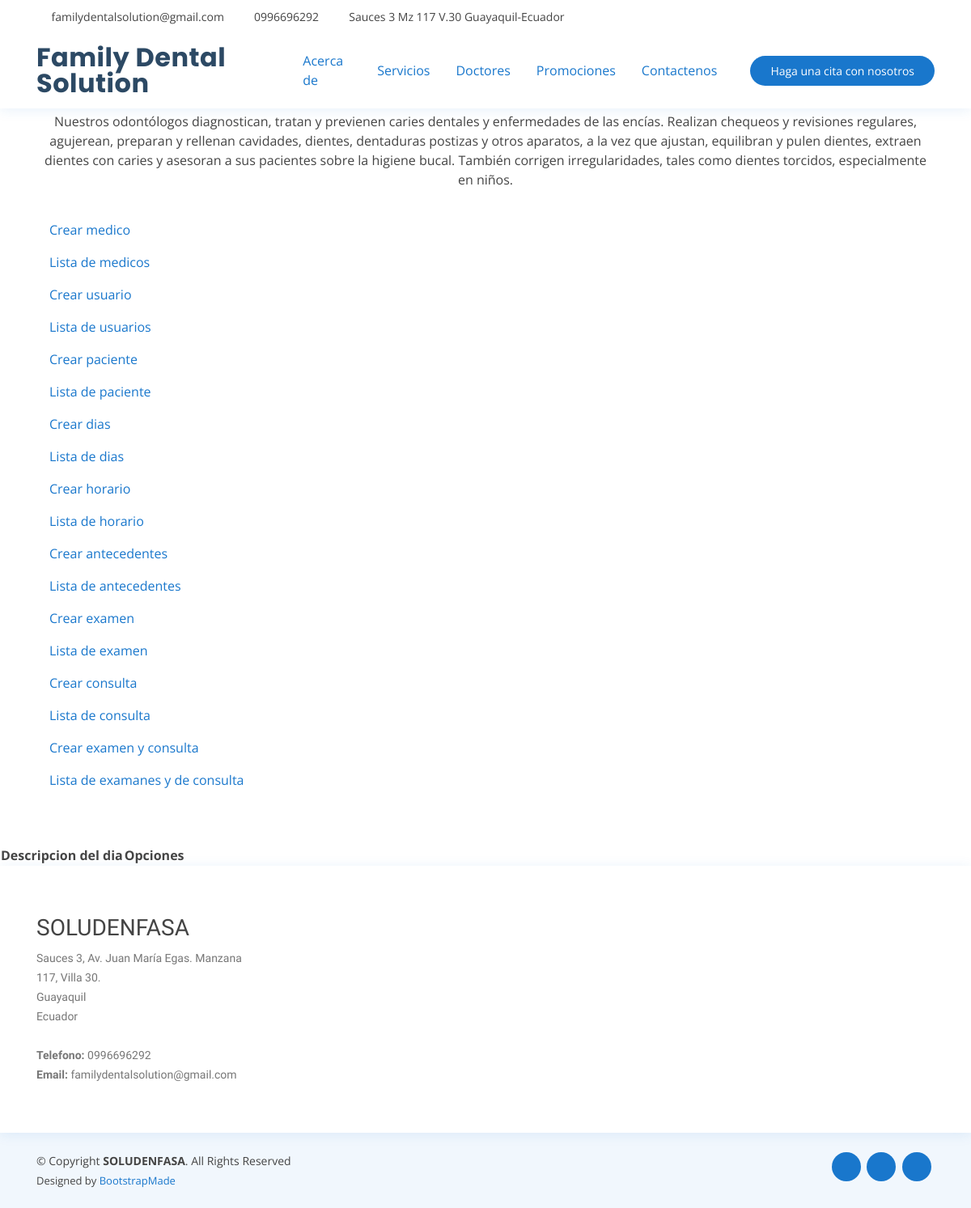
/medicos/diadeatencion/, run on an earlier commit of the app's database.
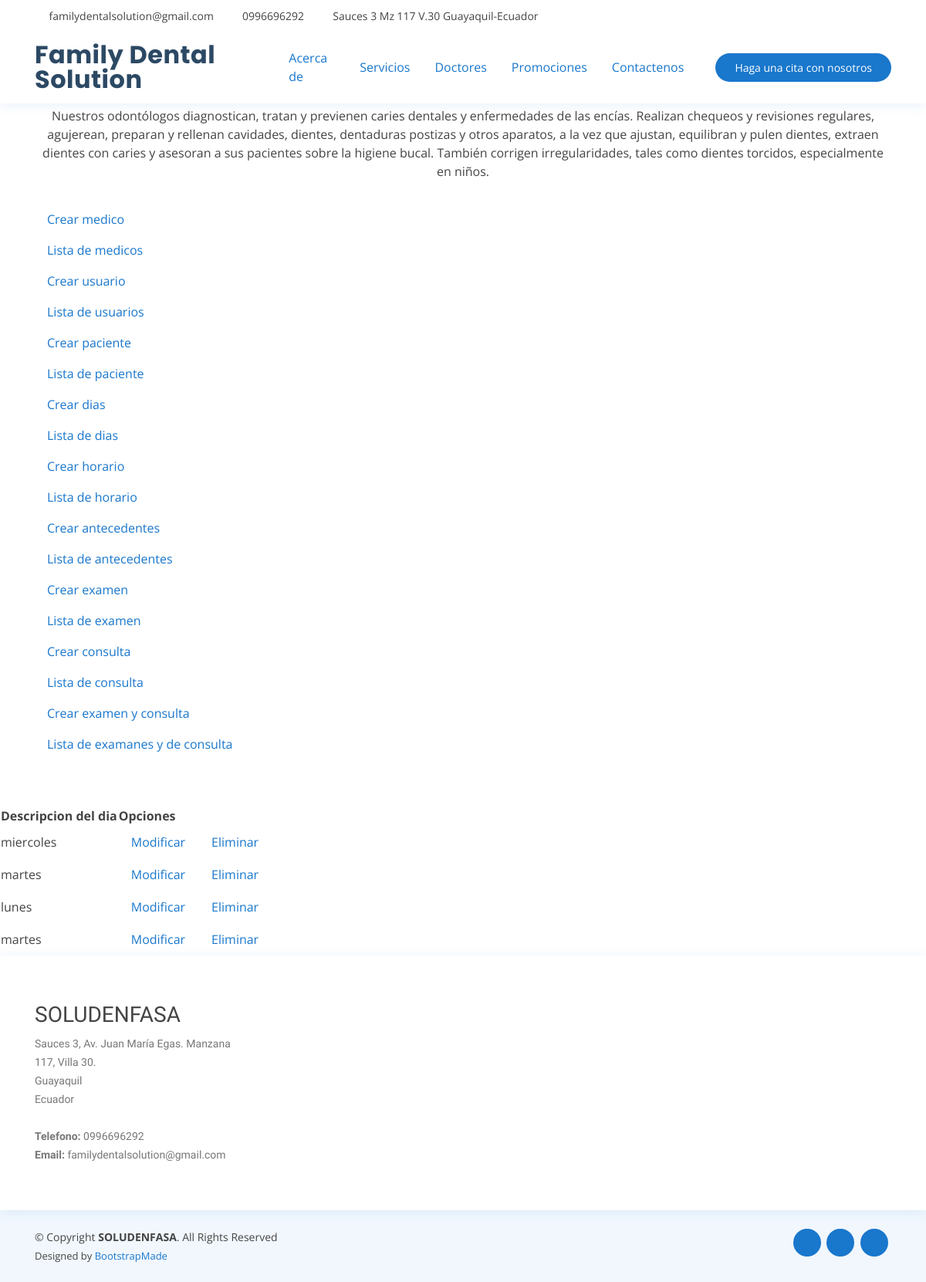
And on a later commit of the database.
### medicos/models.py (models this page shows, shortened)
class Dia_atencion(models.Model):
    descripcion_dia = models.CharField(max_length=20)
    created = models.DateTimeField(auto_now_add=True)
    updated = models.DateTimeField(auto_now=True)
    class Meta:
        db_table = "tr_dia_atencion"
        verbose_name = "dia_atencion"
        verbose_name_plural = "dia_atenciones"

### medicos/views.py (the view)
# urls.py: path('diadeatencion/', views.consultardiadeatencion, name="diadeatencion"),
def consultardiadeatencion(request, plantilla="consultardiadeatencion.html"):
    dia_atencion = Dia_atencion.objects.all()
    data = {
        'diadeatencion':dia_atencion
    }
    return render(request, plantilla, data)

### medicos/templates/consultardiadeatencion.html
{% extends "creardiadeatencion.html" %}
{% load static %}
{% block content %}
    <table>
        <tr>
            <th>Descripcion del dia</th>
            <th>Opciones</th>
        </tr>
        {% for p in diadeatencion %}
        <tr>
            <td>{{ p.descripcion_dia }}</td>
            <td><a class="nav-link" href="{% url 'modificardiadeatencion' p.id %}">Modificar</a></td>
            <td><a class="nav-link" href="{% url 'eliminardiadeatencion' p.id %}">Eliminar</a></td>
        </tr>
         {% endfor %}
    </table>
  {% endblock %}

What changed in the data, as far as the page shows it:
added Dia_atencion: descripcion_dia "miercoles"
added Dia_atencion: descripcion_dia "martes"
added Dia_atencion: descripcion_dia "lunes"
added Dia_atencion: descripcion_dia "martes"
